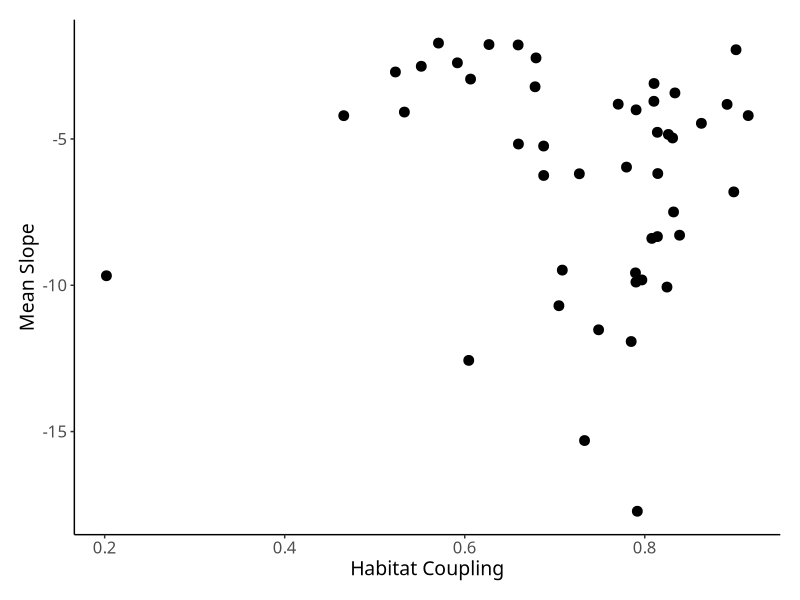
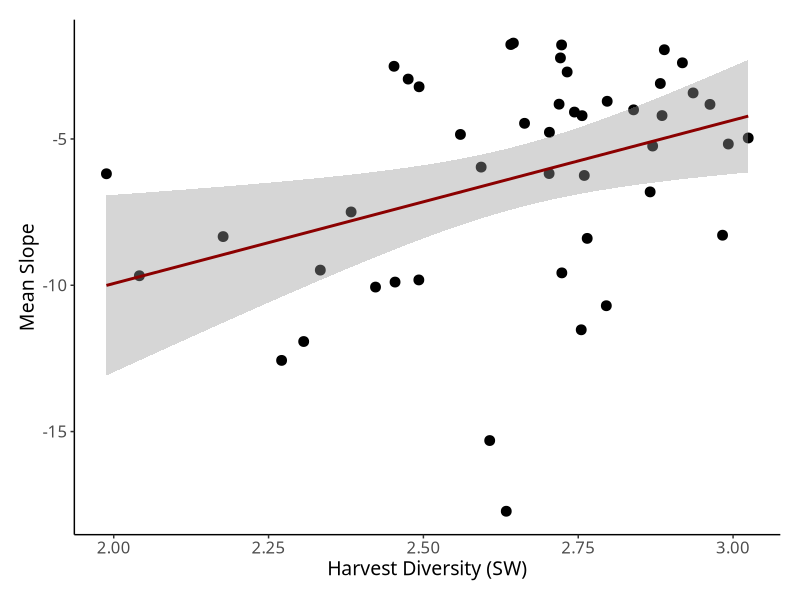
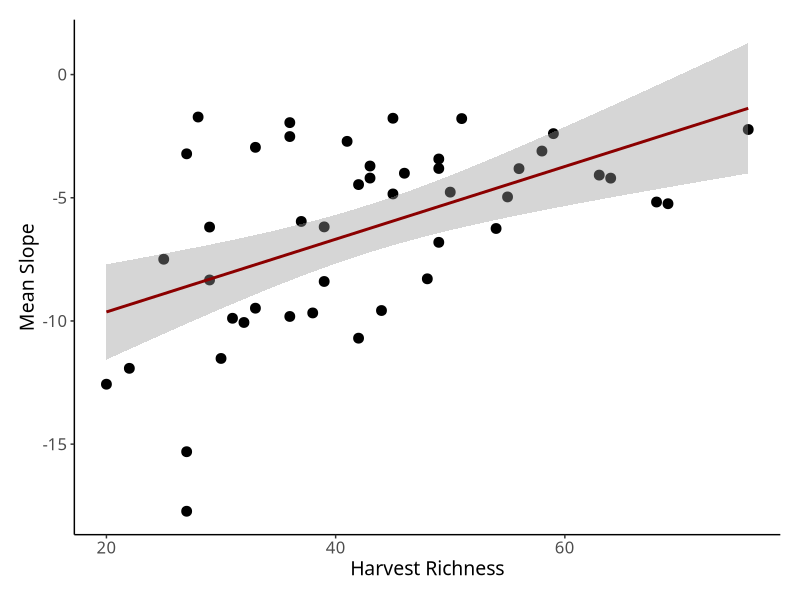
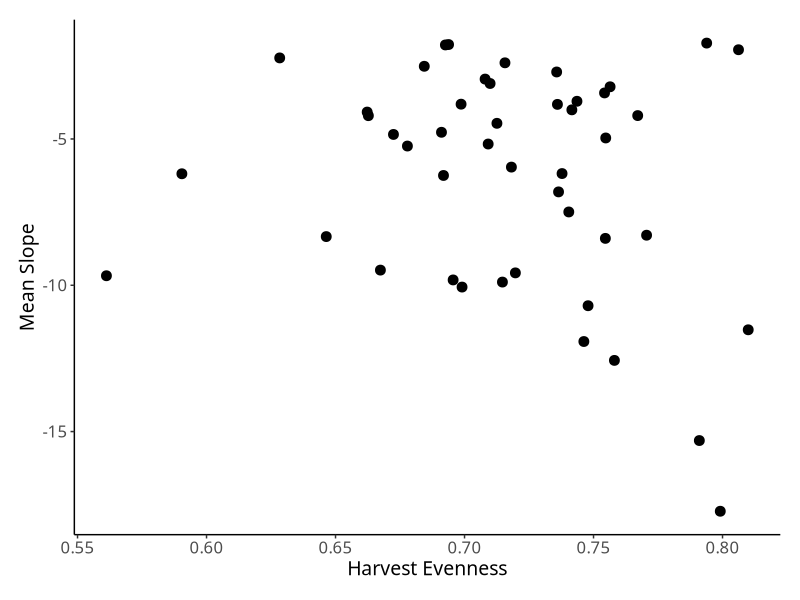
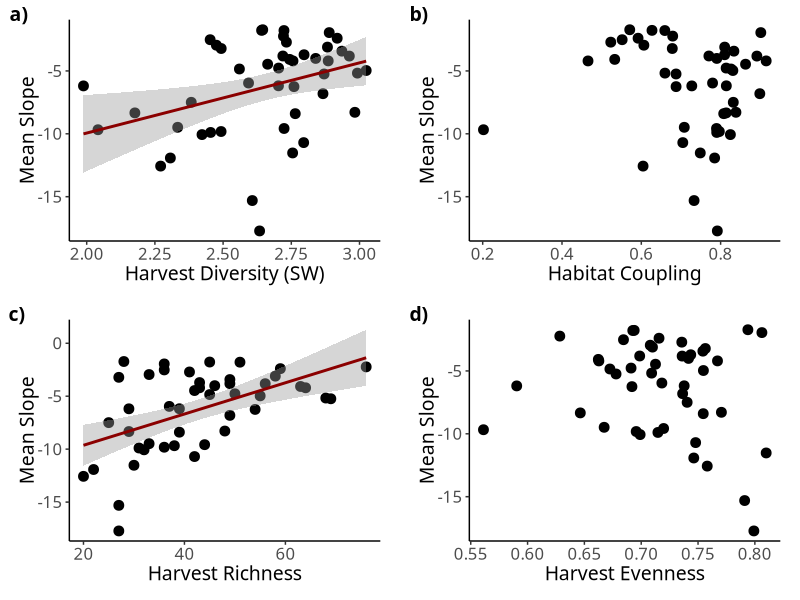
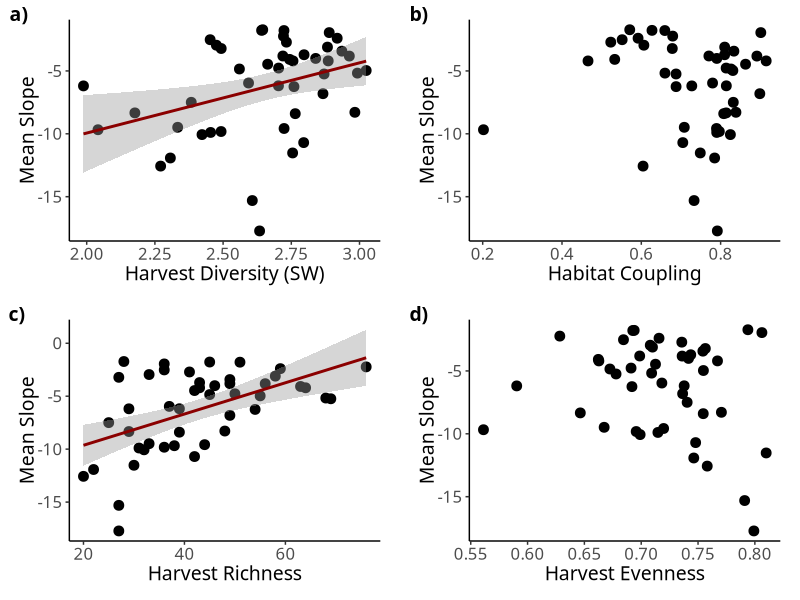

Generate these figures, in order, with R:
##Harvest Stability Regression -- Robustness to species loss, random harvest removal iterations

library(tidyverse)
library(ggplot2)
library(ggpubr)

###2) AVERAGE HARVEST OVER TIME -- 
df_1 <- read.csv("data/intermediate_data/average_harvest_phenology_summary_metrics_percapita.csv") %>%
  select(Forest:synchrony_gross)

df_2 <- read.csv("data/intermediate_data/1000_random_removal_slope_mean_sd.csv") %>%
  rename(site = "Community")  %>%
  select(site:slope_sd)

avg_df <- left_join(df_1, df_2, by = c("site"))

#rm(list = ls()[!ls() %in% c("mean_hc_cv", "avg_df")])
##3.1) Robustness vs. SW diversity and coupling
avg_robust_coupling <- ggplot(avg_df, aes(x = sd_0_1, y = slope_mean)) +
  geom_point(size = 3) +
 # geom_smooth(method = "lm", color = "darkred") +
  # scale_color_manual(values = c("black", "cyan3", "orange"))+
  theme_classic() +
  xlab("Habitat Coupling") +
  ylab("Mean Slope") +
#  xlim(-3.7,-1.43)+
#  ylim(0.1, 0.42)+
  theme(plot.margin = unit(c(0.5, 0.5, 0.5, 0.5), "cm"))+
  theme(axis.text.x = element_text(size = 12),axis.text.y = element_text(size = 12),axis.title.y=element_text(size = 14), axis.title.x = element_text(size = 14), text = element_text(family = "Avenir"), strip.background = element_blank(), legend.position = "none")
avg_robust_coupling

avg_robust_diversity <- ggplot(avg_df, aes(x = sw_diversity, y = slope_mean)) +
  geom_point(size = 3) +
  geom_smooth(method = "lm", color = "darkred") +
  #  scale_color_manual(values = c("black", "cyan3", "orange"))+
  theme_classic() +
  xlab("Harvest Diversity (SW)") +
  ylab("Mean Slope") +
#  xlim(1.92, 3.03) + 
#  ylim(0.1, 0.42)+
  theme(plot.margin = unit(c(0.5, 0.5, 0.5, 0.5), "cm"))+
  theme(axis.text.x = element_text(size = 12),axis.text.y = element_text(size = 12),axis.title.y=element_text(size = 14), axis.title.x = element_text(size = 14), text = element_text(family = "Avenir"), strip.background = element_blank(), legend.position = "none")
avg_robust_diversity


avg_robust_richness <- ggplot(avg_df, aes(x = richness, y = slope_mean)) +
  geom_point(size = 3) +
  geom_smooth(method = "lm", color = "darkred") +
  #  scale_color_manual(values = c("black", "cyan3", "orange"))+
  theme_classic() +
  xlab("Harvest Richness") +
  ylab("Mean Slope") +
  #  xlim(1.92, 3.03) + 
  #  ylim(0.1, 0.42)+
  theme(plot.margin = unit(c(0.5, 0.5, 0.5, 0.5), "cm"))+
  theme(axis.text.x = element_text(size = 12),axis.text.y = element_text(size = 12),axis.title.y=element_text(size = 14), axis.title.x = element_text(size = 14), text = element_text(family = "Avenir"), strip.background = element_blank(), legend.position = "none")
avg_robust_richness

avg_robust_even <- ggplot(avg_df, aes(x = evenness, y = slope_mean)) +
  geom_point(size = 3) +
 # geom_smooth(method = "lm", color = "darkred") +
  #  scale_color_manual(values = c("black", "cyan3", "orange"))+
  theme_classic() +
  xlab("Harvest Evenness") +
  ylab("Mean Slope") +
  #  xlim(1.92, 3.03) + 
  #  ylim(0.1, 0.42)+
  theme(plot.margin = unit(c(0.5, 0.5, 0.5, 0.5), "cm"))+
  theme(axis.text.x = element_text(size = 12),axis.text.y = element_text(size = 12),axis.title.y=element_text(size = 14), axis.title.x = element_text(size = 14), text = element_text(family = "Avenir"), strip.background = element_blank(), legend.position = "none")
avg_robust_even


##Supplemental figure 
fig_S8 <-  ggarrange(avg_robust_diversity, avg_robust_coupling,  avg_robust_richness, avg_robust_even, nrow = 2, ncol = 2, labels = c("a)", "b)", "c)", "d)"), font.label = list(colour = "black", size = 14, family = "Avenir"))
fig_S8

ggsave("figures/figure_S8.png", plot = fig_S8)
##Regressions

lm_coupling <- lm(slope_mean ~ sd_0_1, avg_df)
summary(lm_coupling)


lm_diversity <- lm(slope_mean ~ sw_diversity, avg_df)
summary(lm_diversity)

lm_richness <- lm(slope_mean ~ richness, avg_df)
summary(lm_richness)

lm_evenness <- lm(slope_mean ~ evenness, avg_df)
summary(lm_evenness)

